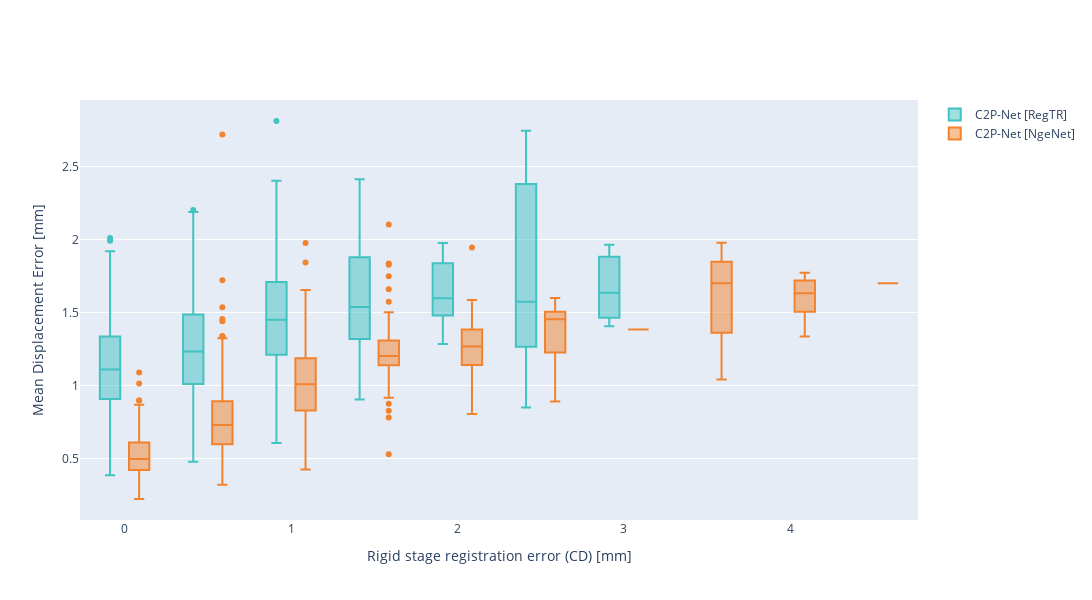

Notebook code for this chart:
### Code cell
x = [round(i*2)/2 for i in RegTREx.nonregistered_cd_l]

fig = go.Figure()

fig.add_trace(go.Box(
    y=RegTREx.mean_displacement_error_l,
    x=[round(i*2)/2 for i in RegTREx.regtr_cd_l],
    name='C2P-Net [RegTR]',
    marker_color='#43c2c2'
))
fig.add_trace(go.Box(
    y=NgeNetEx.mean_displacement_error_l,
    x=[round(i*2)/2 for i in NgeNetEx.ngenet_cd_l],
    name='C2P-Net [NgeNet]',
    marker_color='#f1832f'
))

fig.update_layout(
    xaxis_title='Rigid stage registration error (CD) [mm]',
    yaxis_title='Mean Displacement Error [mm]',
    boxmode='group', # group together boxes of the different traces for each value of x
    width=1.5*800, height=1.5*400
)
fig.show()
fig.write_image('C2P-Net/ex-vivo/regtr_vs_ngenet_vs_rigid_stage_registration_error.pdf')

### Figure 1 — Plotly figure (JSON) as saved in the notebook; plotly's stock layout.template omitted (floating-point values rounded to 4 significant figures; data arrays with more than 128 entries replaced by an {"elided": "..."} marker saying what was removed)
{"data": [{"marker": {"color": "#43c2c2"}, "name": "C2P-Net [RegTR]", "type": "box", "x": {"elided": "1117 float values"}, "y": {"elided": "1117 float values"}}, {"marker": {"color": "#f1832f"}, "name": "C2P-Net [NgeNet]", "type": "box", "x": {"elided": "1117 float values"}, "y": {"elided": "1117 float values"}}], "layout": {"boxmode": "group", "height": 600, "width": 1200, "xaxis": {"title": {"text": "Rigid stage registration error (CD) [mm]"}}, "yaxis": {"title": {"text": "Mean Displacement Error [mm]"}}}}
